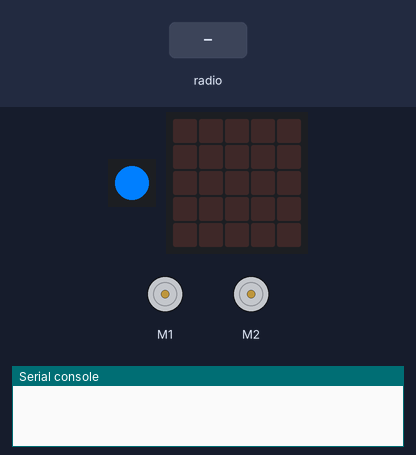
The program below on a simulated Calliope mini (MakeCode). Parts: 1 RGB LEDs in strip order, left to right, 2 × DC motor (green arrow = forward, orange = backward, longer = faster), the board's 5×5 LED display, the last lines printed to the serial console. The test bench sets the inputs (shaded band).

Above: at 1.2 s.
1.3 s: radio message "F=1" arrives
At 3.0 s:
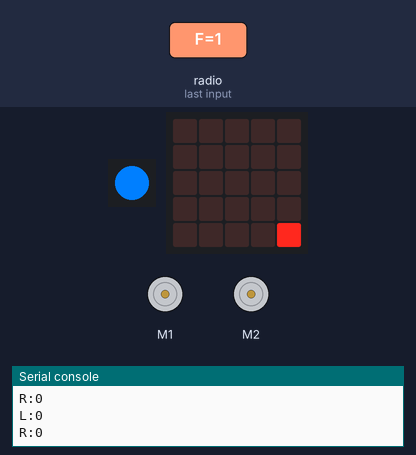
3.3 s: radio message "X=1" arrives
At 4.5 s:
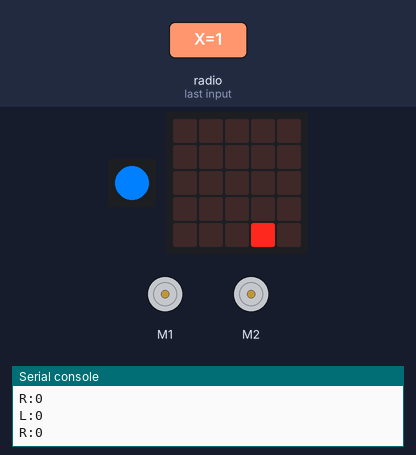
5.3 s: radio message "X=100" arrives
At 5.7 s:
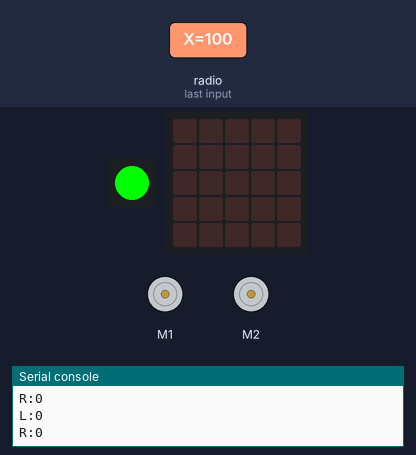
7.3 s: radio message "L=100" arrives
At 7.7 s:
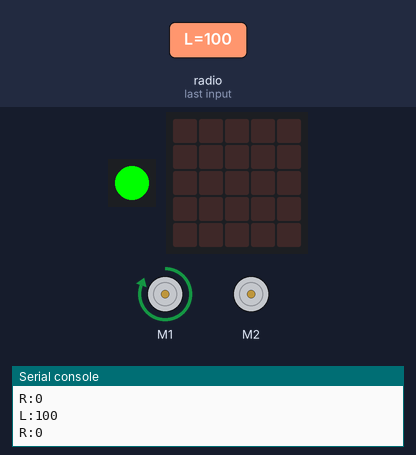
9.3 s: radio message "R=100" arrives
At 9.55 s:
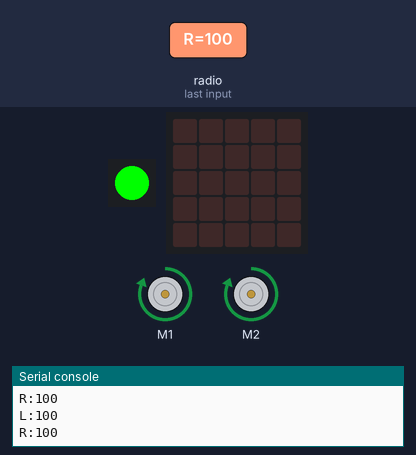
11.3 s: radio message "L=1" arrives
At 11.55 s:
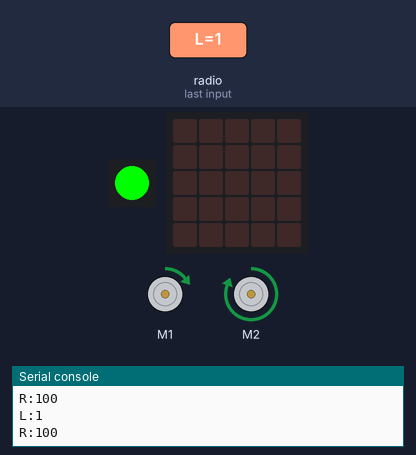
Timing chart, 0 to 14.3 s (numbered marks = the images above; inputs shaded):
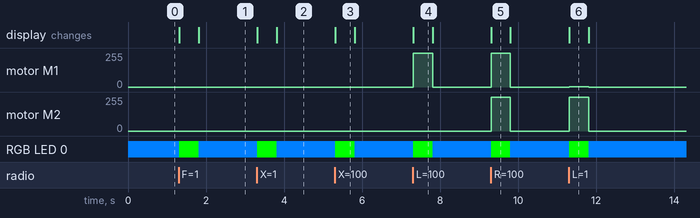

Measured:
- after the input at 1.3 s, RGB LED 0: RGB(0, 127, 255) → RGB(0, 255, 0) at once, → RGB(0, 127, 255) 0.51 s later; the display: first changes at once (image 1 shows a later state)
- after the input at 3.3 s, RGB LED 0: RGB(0, 127, 255) → RGB(0, 255, 0) at once, → RGB(0, 127, 255) 0.51 s later; the display: first changes at once (image 2 shows a later state)
- after the input at 5.3 s, RGB LED 0: RGB(0, 127, 255) → RGB(0, 255, 0) at once, → RGB(0, 127, 255) 0.51 s later; the display: changes at once (image 3)
- after the input at 7.3 s, motor M1: stopped → forward 255/255 at once, → stopped 0.51 s later; RGB LED 0: RGB(0, 127, 255) → RGB(0, 255, 0) at once, → RGB(0, 127, 255) 0.51 s later
- after the input at 9.3 s, motor M1, motor M2: stopped → forward 255/255 at once, → stopped 0.49 s later; RGB LED 0: RGB(0, 127, 255) → RGB(0, 255, 0) at once, → RGB(0, 127, 255) 0.49 s later
- after the input at 11.3 s, motor M1: stopped → forward 3/255 at once, → stopped 0.49 s later; motor M2: stopped → forward 255/255 at once, → stopped 0.49 s later; RGB LED 0: RGB(0, 127, 255) → RGB(0, 255, 0) at once, → RGB(0, 127, 255) 0.49 s later
- what the display in image 3 shows lasts 0.5 s, from 5.3 s to 5.8 s

The program:

main.ts
```typescript
radio.onReceivedValue(function (name, value) {
    ZeitstempelEmpfangen = input.runningTime()
    if (name == "F") {
        if (value == 1) {
            Fahren = true
        } else {
            Fahren = false
        }
    } else if (name == "L") {
        MotorLinks = value
    } else if (name == "R") {
        MotorRechts = value
    } else if (name == "X") {
        LedX = value
    } else if (name == "Y") {
        LedY = value
    } else {

    }
})
let LedY = 0
let LedX = 0
let MotorRechts = 0
let MotorLinks = 0
let Fahren = false
let ZeitstempelEmpfangen = 0
let Timeout = 500
radio.setGroup(1)
basic.setLedColor(0x007fff)
serial.redirectToUSB()
basic.forever(function () {
    if (Fahren && input.runningTime() < ZeitstempelEmpfangen + Timeout) {
        basic.setLedColor(0x00ff00)
        basic.clearScreen()
        led.plot(4 - LedX, 4 - LedY)
        serial.writeValue("L", MotorLinks)
        serial.writeValue("R", MotorRechts)
        motors.dualMotorPower(Motor.A, MotorLinks)
        motors.dualMotorPower(Motor.B, MotorRechts)
    } else {
        basic.setLedColor(0x007fff)
        motors.dualMotorPower(Motor.A, 0)
        motors.dualMotorPower(Motor.B, 0)
    }
})
```

test.ts
```typescript
// Hier kann man Tests durchführen; diese Datei wird nicht kompiliert, wenn dieses Paket als Erweiterung verwendet wird.
```
